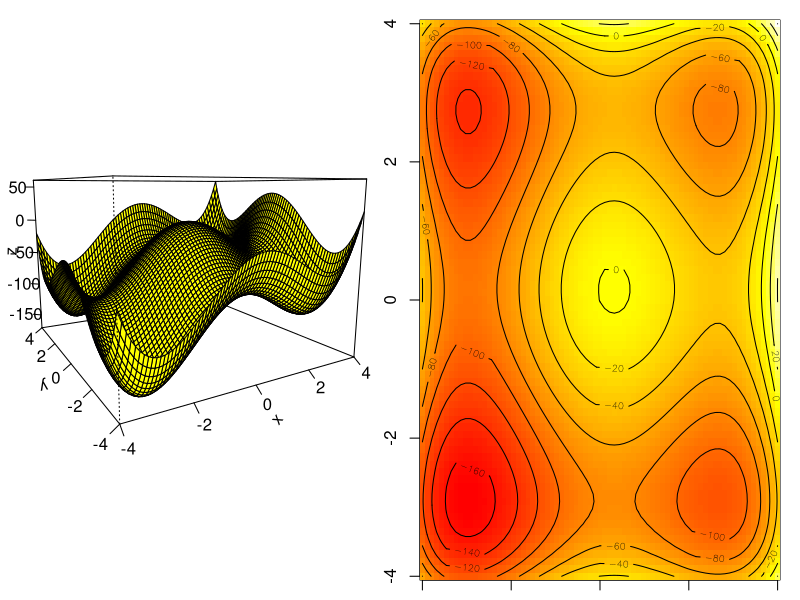

This figure's R source:

############################################################## 
##### An optimization example to help with Assignment #1 #####
############################################################## 

# Suppose, interest is in minimizing the function f(x,y) = 5*x1+(x^4-16*(x^2)+5*x)+(y^4-16*(y^2)+5*y)

f = function(x,y) { 
  temp = 5*x+(x^4-16*(x^2)+5*x)+(y^4-16*(y^2)+5*y)
  return(temp)
}
x = y = seq(-4,4,length=75)
z = outer(x , y , FUN="f")
par(mfrow=c(1,2), mar=c(1,1,1,1))
par("mar")
persp(x,y,z, theta = -30, phi = 10,col='yellow',expand=0.7,ticktype='detailed')
image(x,y,z,col = heat.colors(100))
contour(x,y,z,add=T)


f.to.minimize=function(theta){
  x = theta[1]
  y = theta[2]
  return(f(x,y))
}

# Minimizing f.to.minimize with different initial values for the optimizer
nlminb(c(2,3) , f.to.minimize)
nlminb(c(2,-2) , f.to.minimize)
nlminb(c(-2,-2) , f.to.minimize) 
nlminb(c(-2,1) , f.to.minimize)
nlminb(c(0,0) , f.to.minimize)

# Note the objective function value at the optimized parameters. 
# Convergence=0 means that the numerical optimization has successfully converged.



